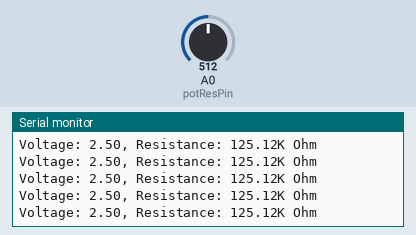
A sketch run on a simulated Arduino Uno, built with avr-gcc and run on an emulated ATmega328P. Parts: the last lines printed to the serial monitor. Inputs (shaded band) come from the test bench; at power-on: A0 (potResPin) = 512.

Above: at 1.2 s.
1.3 s: A0 (potResPin) set to 425
At 1.4 s:
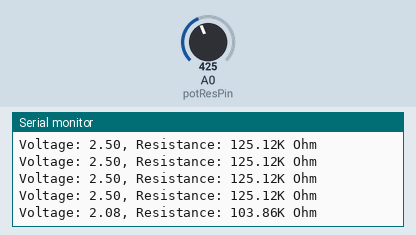
4.3 s: A0 (potResPin) set to 398
At 4.31 s:
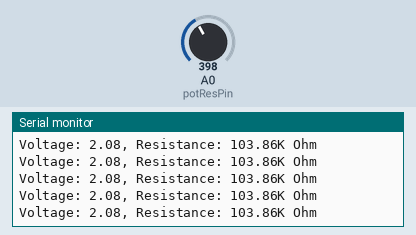
16.3 s: A0 (potResPin) set to 45
At 16.32 s:
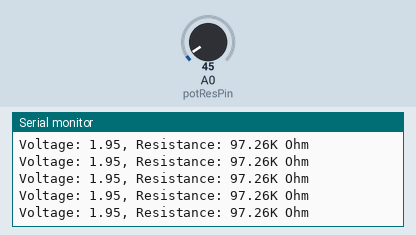
17.8 s: A0 (potResPin) set to 37
At 17.82 s:
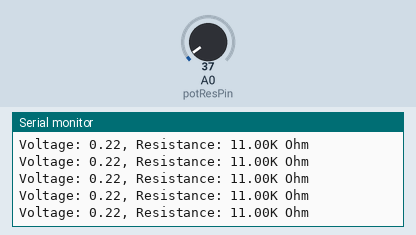
Timing chart, 0 to 20.3 s (numbered marks = the images above; inputs shaded):
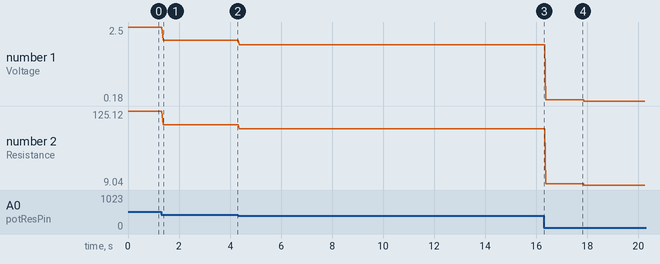

Measured:
- after the input at 1.3 s, the serial monitor: prints a new line after 0.07 s (image 1)
- plotted number 1: 2.5 → 2.08 after the input at 1.3 s, 2.08 → 1.95 after the input at 4.3 s, 1.95 → 0.22 after the input at 16.3 s, 0.22 → 0.18 after the input at 17.8 s
- plotted number 2: 125.12 → 103.86 after the input at 1.3 s, 103.86 → 97.26 after the input at 4.3 s, 97.26 → 11 after the input at 16.3 s, 11 → 9.04 after the input at 17.8 s

The sketch:

2d.ino
```cpp
//
// Oppgave 2 d)
//

// Static pins
const int potResPin = A0;


// changable values
int value = 0;
float volt = 0;
float res = 0;

void setup() {
  // Start serial
  Serial.begin(9600);
}

void loop() {
  // Read value from pot
  value = analogRead(potResPin);

  // Transforms value to volt
  volt = value * (5.0/1023.0);

  // Calculates the resistor
  res = (volt*250.0)/5.0;

  // Print value to serial on new line
  Serial.print("Voltage: ");
  Serial.print(volt);
  Serial.print(", Resistance: ");
  Serial.print(res);
  Serial.println("K Ohm");

  // Delay a bit to help simulator
  delay(10);
}

/*
Brukte formel for spenningsdeling
*/
```
